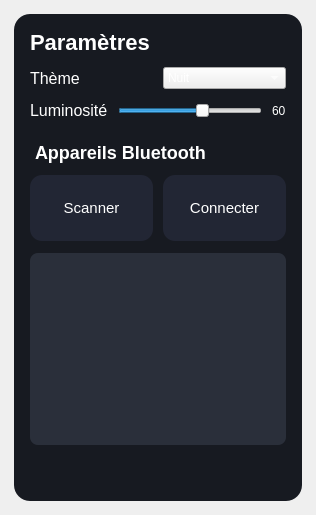
<?xml version="1.0" encoding="UTF-8"?>
<ui version="4.0">
 <class>SettingsPage</class>
 <widget class="QWidget" name="SettingsPage">
  <layout class="QVBoxLayout" name="verticalLayout">
   <property name="leftMargin">
    <number>14</number>
   </property>
   <property name="topMargin">
    <number>14</number>
   </property>
   <property name="rightMargin">
    <number>14</number>
   </property>
   <property name="bottomMargin">
    <number>14</number>
   </property>
   <item>
    <widget class="QFrame" name="frame">
     <property name="styleSheet">
      <string notr="true">
QFrame{background:#171a21;border-radius:16px;}
QLabel{color:white;}
QComboBox, QSlider {color:white;}
QPushButton{height:50px;border-radius:12px;color:white;background:#222634;font-size:15px;padding:8px;}
QPushButton:pressed{background:#2d3245;}
      </string>
     </property>
     <layout class="QVBoxLayout" name="layoutInner">
      <property name="spacing">
       <number>12</number>
      </property>
      <property name="leftMargin">
       <number>16</number>
      </property>
      <property name="topMargin">
       <number>16</number>
      </property>
      <property name="rightMargin">
       <number>16</number>
      </property>
      <property name="bottomMargin">
       <number>16</number>
      </property>
      <item>
       <widget class="QLabel" name="lblTitle">
        <property name="text">
         <string>Paramètres</string>
        </property>
        <property name="styleSheet">
         <string notr="true">QLabel{font-size:22px;font-weight:800;}</string>
        </property>
       </widget>
      </item>
      <item>
       <layout class="QHBoxLayout" name="rowTheme">
        <property name="spacing">
         <number>10</number>
        </property>
        <item>
         <widget class="QLabel" name="lblTheme">
          <property name="text">
           <string>Thème</string>
          </property>
          <property name="styleSheet">
           <string notr="true">QLabel{font-size:16px;}</string>
          </property>
         </widget>
        </item>
        <item>
         <widget class="QComboBox" name="cmbTheme">
          <item>
           <property name="text">
            <string>Nuit</string>
           </property>
          </item>
          <item>
           <property name="text">
            <string>Jour</string>
           </property>
          </item>
         </widget>
        </item>
       </layout>
      </item>
      <item>
       <layout class="QHBoxLayout" name="rowBrightness">
        <property name="spacing">
         <number>10</number>
        </property>
        <item>
         <widget class="QLabel" name="lblBright">
          <property name="text">
           <string>Luminosité</string>
          </property>
          <property name="styleSheet">
           <string notr="true">QLabel{font-size:16px;}</string>
          </property>
         </widget>
        </item>
        <item>
         <widget class="QSlider" name="sliderBrightness">
          <property name="orientation">
           <enum>Qt::Horizontal</enum>
          </property>
          <property name="minimum">
           <number>0</number>
          </property>
          <property name="maximum">
           <number>100</number>
          </property>
          <property name="value">
           <number>60</number>
          </property>
         </widget>
        </item>
        <item>
         <widget class="QLabel" name="lblBrightnessValue">
          <property name="text">
           <string>60</string>
          </property>
         </widget>
        </item>
       </layout>
      </item>
      <item>
       <widget class="QLabel" name="lblBluetoothTitle">
        <property name="text">
         <string>Appareils Bluetooth</string>
        </property>
        <property name="styleSheet">
         <string notr="true">QLabel{font-size:18px;font-weight:bold;margin-top:10px;}</string>
        </property>
       </widget>
      </item>
      <item>
       <layout class="QHBoxLayout" name="rowBluetoothButtons">
        <property name="spacing">
         <number>10</number>
        </property>
        <item>
         <widget class="QPushButton" name="btnScan">
          <property name="text">
           <string>Scanner</string>
          </property>
         </widget>
        </item>
        <item>
         <widget class="QPushButton" name="btnPair">
          <property name="text">
           <string>Connecter</string>
          </property>
         </widget>
        </item>
       </layout>
      </item>
      <item>
       <widget class="QListWidget" name="listDevices">
        <property name="maximumSize">
         <size>
          <width>16777215</width>
          <height>200</height>
         </size>
        </property>
        <property name="styleSheet">
         <string notr="true">QListWidget { background: #2a2f3a; color: white; border-radius: 8px; font-size: 16px; padding: 5px; }
QListWidget::item { height: 40px; }
QListWidget::item:selected { background: #2a75ff; }</string>
        </property>
       </widget>
      </item>
      <item>
       <spacer name="spacerV">
        <property name="orientation">
         <enum>Qt::Vertical</enum>
        </property>
        <property name="sizeHint" stdset="0">
         <size>
          <width>20</width>
          <height>40</height>
         </size>
        </property>
       </spacer>
      </item>
     </layout>
    </widget>
   </item>
  </layout>
 </widget>
 <resources/>
 <connections/>
</ui>
